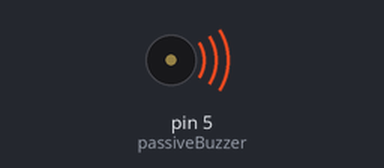
The sketch below on a simulated Arduino Uno, built with avr-gcc and run on an emulated ATmega328P. Shown: buzzer (waves = sounding).

Above: at 0.3 s.
At 2.3 s:
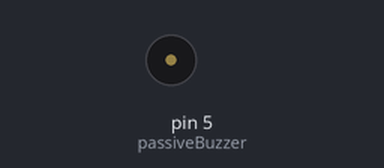
Timing chart, 0 to 3.4 s (numbered marks = the images above):
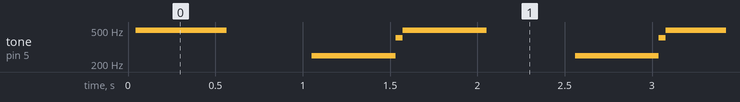

Measured:
- by itself, tone on pin 5 (passiveBuzzer): repeats every 1.5 s: silent 0.49 s, 249 Hz 0.48 s, 407 Hz 0.04 s, 496 Hz 0.48 s

The sketch:

passive_buzzer.ino
```cpp
int passiveBuzzer = 5;

void setup() {
  // put your setup code here, to run once:
  pinMode(passiveBuzzer, OUTPUT);
}

void loop() {
  // put your main code here, to run repeatedly:
  for(int i = 0; i < 250; i++){
    digitalWrite(passiveBuzzer, HIGH);
    delay(1);
    digitalWrite(passiveBuzzer, LOW);
    delay(1);
  }
  delay(500);

   for(int i = 0; i < 125; i++){
    digitalWrite(passiveBuzzer, HIGH);
    delay(2);
    digitalWrite(passiveBuzzer, LOW);
    delay(2);
  }
}
```
